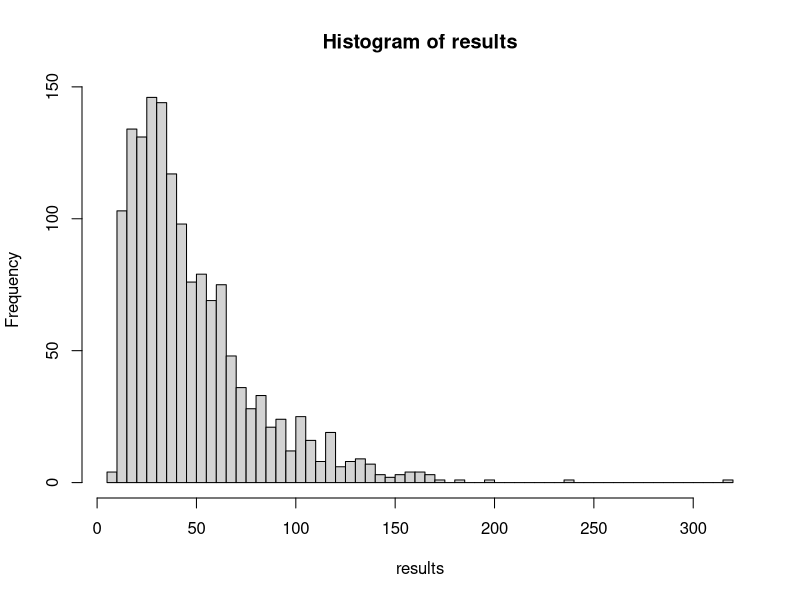

Here is the R script that generated this plot:
# from http://www.math.csi.cuny.edu/Statistics/R/simpleR/simpleR.R
"simple.chutes" <-
  function(sim=FALSE,return.cl=FALSE,cl=make.cl()) {
    ## make a chutes and ladder board (return.cl) or
    ## simulate a trajectory (sim=TRUE)
    ## board from http://www.ahs.uwaterloo.ca/~musuem/vexhibit/Whitehill/snakes/snakes.gif
    ## to create multiple ones, pass in cl for less overhead. eg.
    ## cl<-simple.chutes(return.cl=TRUE)
    ## results<-c();for(i in 1:1000) results[i]<-simple.chutes(sim=TRUE,cl)
    
    make.cl <- function() {
      ## make the cl matrix. Needs the board.
      cl<-matrix(0,nrow=100,ncol=100)
      for(i in 1:94) cl[i,i+1:6]<-rep(1/6,6)
      for(i in 95:100) cl[i,i:100]<-c((i-94)*1/6,rep(1/6,100-i))
      ## now for chutes and ladders
      from.to<-matrix(c(
        44,1,
        37,6,
        32,10,
        15,71,
        22,58,
        89,46,
        99,56,
        95,65,
        66,96),nrow=2)
      for(i in 1:dim(from.to)[2]) {
        from<-from.to[1,i];to<-from.to[2,i]
        cl[,to]<-cl[,to]+cl[,from]
        cl[,from]<-0*cl[,from]
      }
      cl
    }
    
    ## lazy eval. Pass in for speed
    sim.cl <- function(cl) {
      traj<-c(1)                        #start at 1
      n<-1
      while(traj[n] != 100) {
        traj[n+1]<-sample(1:100,1,p=cl[traj[n],])
        n<-n+1
      }
      traj                          
    }
    
    ## now what to do?
    if (sim) return(sim.cl(cl))
    if (return.cl) make.cl()
    
  }

#####################################

results=c()

for(i in 1:1500) 
  results[i]=length(simple.chutes(sim=TRUE))

hist(results, breaks=50)
